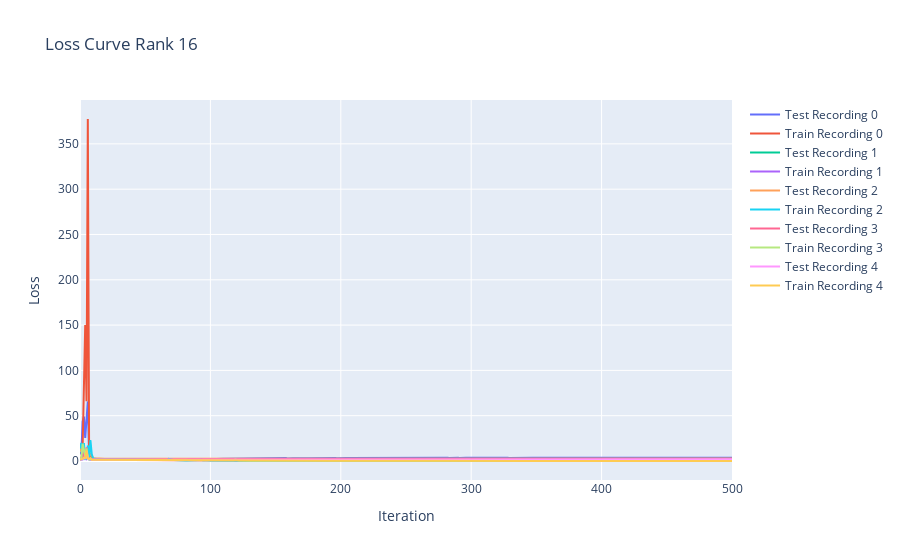

Notebook cell for this chart:
### Code cell
train_loss = np.array(train_loss)
test_loss = np.array(test_loss)

fig = go.Figure()
for recording in range(TOTAL_RECORDINGS):
    fig.add_trace(go.Scatter(y=test_loss[:, recording], name=f'Test Recording {recording}'))
    fig.add_trace(go.Scatter(y=train_loss[:, recording], name=f'Train Recording {recording}'))
fig.update_layout(title=f'Loss Curve Rank {RANK}', xaxis_title='Iteration', yaxis_title='Loss')
fig.show()

### Figure 1 — Plotly figure (JSON) as saved in the notebook; plotly's stock layout.template omitted (floating-point values rounded to 4 significant figures; data arrays with more than 128 entries replaced by an {"elided": "..."} marker saying what was removed)
{"data": [{"name": "Test Recording 0", "type": "scatter", "y": {"elided": "501 float values"}}, {"name": "Train Recording 0", "type": "scatter", "y": {"elided": "501 float values"}}, {"name": "Test Recording 1", "type": "scatter", "y": {"elided": "501 float values"}}, {"name": "Train Recording 1", "type": "scatter", "y": {"elided": "501 float values"}}, {"name": "Test Recording 2", "type": "scatter", "y": {"elided": "501 float values"}}, {"name": "Train Recording 2", "type": "scatter", "y": {"elided": "501 float values"}}, {"name": "Test Recording 3", "type": "scatter", "y": {"elided": "501 float values"}}, {"name": "Train Recording 3", "type": "scatter", "y": {"elided": "501 float values"}}, {"name": "Test Recording 4", "type": "scatter", "y": {"elided": "501 float values"}}, {"name": "Train Recording 4", "type": "scatter", "y": {"elided": "501 float values"}}], "layout": {"title": {"text": "Loss Curve Rank 16"}, "xaxis": {"title": {"text": "Iteration"}}, "yaxis": {"title": {"text": "Loss"}}}}
